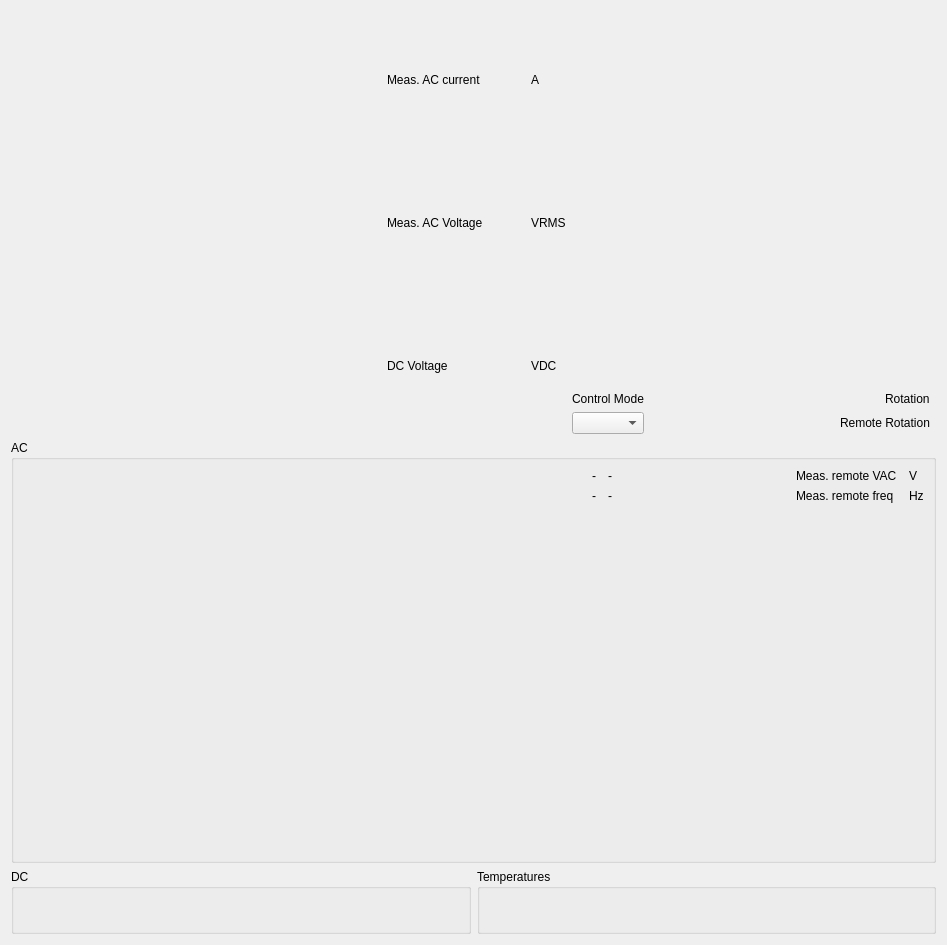
<?xml version='1.0' encoding='UTF-8'?>
<ui version="4.0">
 <class>Form</class>
 <widget class="EpcForm" name="Form">
  <property name="geometry">
   <rect>
    <x>0</x>
    <y>0</y>
    <width>947</width>
    <height>945</height>
   </rect>
  </property>
  <property name="windowTitle">
   <string>Form</string>
  </property>
  <property name="can_file" stdset="0">
   <string>EPC_DG_ID247.sym</string>
  </property>
  <property name="update_from_can_file" stdset="0">
   <bool>false</bool>
  </property>
  <layout class="QGridLayout" name="gridLayout">
   <item row="3" column="1">
    <widget class="QGroupBox" name="groupBox_2">
     <property name="title">
      <string>Temperatures</string>
     </property>
     <layout class="QGridLayout" name="gridLayout_3">
      <item row="1" column="1">
       <layout class="QVBoxLayout" name="verticalLayout_12">
        <item>
         <widget class="Scale" name="scale_10">
          <property name="signal_path" stdset="0">
           <string>StatusTemps;TempInlet_measured</string>
          </property>
          </widget>
        </item>
        <item>
         <widget class="Epc" name="epc_8">
          <property name="signal_path" stdset="0">
           <string>StatusTemps;TempInlet_measured</string>
          </property>
          <property name="label_visible" stdset="0">
           <bool>false</bool>
          </property>
         </widget>
        </item>
       </layout>
      </item>
      <item row="1" column="0">
       <layout class="QVBoxLayout" name="verticalLayout_11">
        <item>
         <widget class="Scale" name="scale_9">
          <property name="signal_path" stdset="0">
           <string>StatusTemps;TempInternal_measured</string>
          </property>
          </widget>
        </item>
        <item>
         <widget class="Epc" name="epc_7">
          <property name="signal_path" stdset="0">
           <string>StatusTemps;TempInternal_measured</string>
          </property>
          <property name="label_visible" stdset="0">
           <bool>false</bool>
          </property>
         </widget>
        </item>
       </layout>
      </item>
      <item row="0" column="0">
       <layout class="QVBoxLayout" name="verticalLayout_8">
        <item>
         <widget class="Scale" name="scale_6">
          <property name="signal_path" stdset="0">
           <string>ParameterQuery;StatusDeviceTemps;TempDeviceBrdgA_measured</string>
          </property>
          </widget>
        </item>
        <item>
         <widget class="Epc" name="epc_4">
          <property name="signal_path" stdset="0">
           <string>ParameterQuery;StatusDeviceTemps;TempDeviceBrdgA_measured</string>
          </property>
          <property name="label_visible" stdset="0">
           <bool>false</bool>
          </property>
         </widget>
        </item>
       </layout>
      </item>
      <item row="0" column="1">
       <layout class="QVBoxLayout" name="verticalLayout_9">
        <item>
         <widget class="Scale" name="scale_7">
          <property name="signal_path" stdset="0">
           <string>ParameterQuery;StatusDeviceTemps;TempDeviceBrdgB_measured</string>
          </property>
          </widget>
        </item>
        <item>
         <widget class="Epc" name="epc_5">
          <property name="signal_path" stdset="0">
           <string>ParameterQuery;StatusDeviceTemps;TempDeviceBrdgB_measured</string>
          </property>
          <property name="label_visible" stdset="0">
           <bool>false</bool>
          </property>
         </widget>
        </item>
       </layout>
      </item>
     </layout>
    </widget>
   </item>
   <item row="2" column="0" colspan="2">
    <widget class="QGroupBox" name="groupBox_4">
     <property name="title">
      <string>AC</string>
     </property>
     <layout class="QGridLayout" name="gridLayout_2">
      <item row="3" column="1">
       <widget class="CompoundScale" name="compoundscale_4">
        <property name="command_signal_path" stdset="0">
         <string>ParameterQuery;FrequencyRef;Frequency</string>
        </property>
        <property name="status_signal_path" stdset="0">
         <string>StatusAC;Frequency_measured</string>
        </property>
        </widget>
      </item>
      <item row="3" column="0">
       <widget class="CompoundScale" name="compoundscale_3">
        <property name="command_signal_path" stdset="0">
         <string>ParameterQuery;VoltageRef;Voltage</string>
        </property>
        <property name="status_signal_path" stdset="0">
         <string>StatusAC;VoltageAC_measured</string>
        </property>
        <property name="status_override_range" stdset="0">
         <bool>false</bool>
        </property>
        <property name="status_minimum" stdset="0">
         <double>165.000000000000000</double>
        </property>
        <property name="status_maximum" stdset="0">
         <double>250.000000000000000</double>
        </property>
       </widget>
      </item>
      <item row="0" column="0" colspan="2">
       <layout class="QGridLayout" name="gridLayout_6">
        <item row="0" column="5">
         <widget class="CompactEpc" name="compactepc">
          <property name="sizePolicy">
           <sizepolicy hsizetype="Fixed" vsizetype="Fixed">
            <horstretch>0</horstretch>
            <verstretch>0</verstretch>
           </sizepolicy>
          </property>
          <property name="signal_path" stdset="0">
           <string>StatusACRemote;VoltageAcRemote_measured</string>
          </property>
          <property name="label_visible" stdset="0">
           <bool>false</bool>
          </property>
          <property name="units_visible" stdset="0">
           <bool>false</bool>
          </property>
         </widget>
        </item>
        <item row="1" column="1">
         <widget class="Led" name="led_45">
          <property name="signal_path" stdset="0">
           <string>StatusBits;PowerAvailAcRemote</string>
          </property>
          <property name="label_override" stdset="0">
           <string/>
          </property>
          <property name="label_visible" stdset="0">
           <bool>true</bool>
          </property>
         </widget>
        </item>
        <item row="1" column="5">
         <widget class="CompactEpc" name="compactepc_2">
          <property name="sizePolicy">
           <sizepolicy hsizetype="Fixed" vsizetype="Fixed">
            <horstretch>0</horstretch>
            <verstretch>0</verstretch>
           </sizepolicy>
          </property>
          <property name="signal_path" stdset="0">
           <string>StatusACRemote;FrequencyRemote_measured</string>
          </property>
          <property name="label_visible" stdset="0">
           <bool>false</bool>
          </property>
          <property name="units_visible" stdset="0">
           <bool>false</bool>
          </property>
         </widget>
        </item>
        <item row="1" column="0">
         <widget class="Led" name="led_43">
          <property name="signal_path" stdset="0">
           <string>StatusBits;PowerAvailAC</string>
          </property>
          <property name="label_override" stdset="0">
           <string/>
          </property>
          <property name="label_visible" stdset="0">
           <bool>true</bool>
          </property>
         </widget>
        </item>
        <item row="1" column="6">
         <widget class="QLabel" name="label_10">
          <property name="text">
           <string>Hz</string>
          </property>
         </widget>
        </item>
        <item row="0" column="0">
         <widget class="Led" name="led_47">
          <property name="signal_path" stdset="0">
           <string>StatusBits;LineVoltageDetected</string>
          </property>
          <property name="label_override" stdset="0">
           <string/>
          </property>
          <property name="label_visible" stdset="0">
           <bool>true</bool>
          </property>
         </widget>
        </item>
        <item row="1" column="4">
         <widget class="QLabel" name="label_11">
          <property name="text">
           <string>Meas. remote freq</string>
          </property>
         </widget>
        </item>
        <item row="0" column="1">
         <widget class="Led" name="led_49">
          <property name="signal_path" stdset="0">
           <string>StatusBits;LineVoltageDetectedRemote</string>
          </property>
          <property name="label_override" stdset="0">
           <string/>
          </property>
          <property name="label_visible" stdset="0">
           <bool>true</bool>
          </property>
         </widget>
        </item>
        <item row="1" column="2">
         <spacer name="horizontalSpacer">
          <property name="orientation">
           <enum>Qt::Horizontal</enum>
          </property>
          <property name="sizeHint" stdset="0">
           <size>
            <width>0</width>
            <height>0</height>
           </size>
          </property>
         </spacer>
        </item>
        <item row="0" column="6">
         <widget class="QLabel" name="label_9">
          <property name="text">
           <string>V</string>
          </property>
         </widget>
        </item>
        <item row="0" column="4">
         <widget class="QLabel" name="label_12">
          <property name="text">
           <string>Meas. remote VAC</string>
          </property>
         </widget>
        </item>
        <item row="0" column="3" rowspan="2">
         <widget class="QStackedWidget" name="stacked_measured">
          <property name="currentIndex">
           <number>0</number>
          </property>
          <widget class="QWidget" name="page_5">
           <layout class="QGridLayout" name="gridLayout_9">
            <property name="leftMargin">
             <number>0</number>
            </property>
            <property name="topMargin">
             <number>0</number>
            </property>
            <property name="rightMargin">
             <number>0</number>
            </property>
            <property name="bottomMargin">
             <number>0</number>
            </property>
            <item row="0" column="0" alignment="Qt::AlignRight">
             <widget class="QLabel" name="label_27">
              <property name="text">
               <string>-</string>
              </property>
             </widget>
            </item>
            <item row="0" column="1">
             <widget class="CompactEpc" name="compactepc_9">
              <property name="sizePolicy">
               <sizepolicy hsizetype="Fixed" vsizetype="Fixed">
                <horstretch>0</horstretch>
                <verstretch>0</verstretch>
               </sizepolicy>
              </property>
              <property name="signal_path" stdset="0">
               <string>StatusMeasuredPower;RealPower_measured</string>
              </property>
              <property name="label_visible" stdset="0">
               <bool>false</bool>
              </property>
              <property name="units_visible" stdset="0">
               <bool>false</bool>
              </property>
             </widget>
            </item>
            <item row="0" column="2">
             <widget class="QLabel" name="label_28">
              <property name="text">
               <string>-</string>
              </property>
             </widget>
            </item>
            <item row="1" column="1">
             <widget class="CompactEpc" name="compactepc_10">
              <property name="sizePolicy">
               <sizepolicy hsizetype="Fixed" vsizetype="Fixed">
                <horstretch>0</horstretch>
                <verstretch>0</verstretch>
               </sizepolicy>
              </property>
              <property name="signal_path" stdset="0">
               <string>StatusMeasuredPower;ReactivePower_measured</string>
              </property>
              <property name="label_visible" stdset="0">
               <bool>false</bool>
              </property>
              <property name="units_visible" stdset="0">
               <bool>false</bool>
              </property>
             </widget>
            </item>
            <item row="1" column="0" alignment="Qt::AlignRight">
             <widget class="QLabel" name="label_29">
              <property name="text">
               <string>-</string>
              </property>
             </widget>
            </item>
            <item row="1" column="2">
             <widget class="QLabel" name="label_30">
              <property name="text">
               <string>-</string>
              </property>
             </widget>
            </item>
           </layout>
          </widget>
          <widget class="QWidget" name="page_6">
           <layout class="QGridLayout" name="gridLayout_10">
            <property name="leftMargin">
             <number>0</number>
            </property>
            <property name="topMargin">
             <number>0</number>
            </property>
            <property name="rightMargin">
             <number>0</number>
            </property>
            <property name="bottomMargin">
             <number>0</number>
            </property>
            <item row="1" column="1">
             <widget class="CompactEpc" name="compactepc_12">
              <property name="sizePolicy">
               <sizepolicy hsizetype="Fixed" vsizetype="Fixed">
                <horstretch>0</horstretch>
                <verstretch>0</verstretch>
               </sizepolicy>
              </property>
              <property name="signal_path" stdset="0">
               <string>StatusMeasuredCurrent;ReactiveCurrent_measured</string>
              </property>
              <property name="label_visible" stdset="0">
               <bool>false</bool>
              </property>
              <property name="units_visible" stdset="0">
               <bool>false</bool>
              </property>
             </widget>
            </item>
            <item row="0" column="0" alignment="Qt::AlignRight">
             <widget class="QLabel" name="label_31">
              <property name="text">
               <string>-</string>
              </property>
             </widget>
            </item>
            <item row="0" column="1">
             <widget class="CompactEpc" name="compactepc_11">
              <property name="sizePolicy">
               <sizepolicy hsizetype="Fixed" vsizetype="Fixed">
                <horstretch>0</horstretch>
                <verstretch>0</verstretch>
               </sizepolicy>
              </property>
              <property name="signal_path" stdset="0">
               <string>StatusMeasuredCurrent;RealCurrent_measured</string>
              </property>
              <property name="label_visible" stdset="0">
               <bool>false</bool>
              </property>
              <property name="units_visible" stdset="0">
               <bool>false</bool>
              </property>
             </widget>
            </item>
            <item row="0" column="2">
             <widget class="QLabel" name="label_32">
              <property name="text">
               <string>-</string>
              </property>
             </widget>
            </item>
            <item row="1" column="0" alignment="Qt::AlignRight">
             <widget class="QLabel" name="label_33">
              <property name="text">
               <string>-</string>
              </property>
             </widget>
            </item>
            <item row="1" column="2">
             <widget class="QLabel" name="label_34">
              <property name="text">
               <string>-</string>
              </property>
             </widget>
            </item>
           </layout>
          </widget>
         </widget>
        </item>
       </layout>
      </item>
      <item row="2" column="0" colspan="2">
       <widget class="QStackedWidget" name="stacked_command">
        <property name="currentIndex">
         <number>0</number>
        </property>
        <widget class="QWidget" name="page">
         <layout class="QHBoxLayout" name="horizontalLayout">
          <property name="leftMargin">
           <number>0</number>
          </property>
          <property name="topMargin">
           <number>0</number>
          </property>
          <property name="rightMargin">
           <number>0</number>
          </property>
          <property name="bottomMargin">
           <number>0</number>
          </property>
          <item>
           <widget class="CompoundScale" name="real_power_command">
            <property name="command_signal_path" stdset="0">
             <string>ProcessToInverter;CommandPower;RealPower</string>
            </property>
            <property name="echo_signal_path" stdset="0">
             <string>StatusCommandedPower;RealPower_echo</string>
            </property>
            <property name="status_signal_path" stdset="0">
             <string>StatusMeasuredPower;RealPower_measured</string>
            </property>
            </widget>
          </item>
          <item>
           <widget class="CompoundScale" name="reactive_power_command">
            <property name="command_signal_path" stdset="0">
             <string>ProcessToInverter;CommandPower;ReactivePower</string>
            </property>
            <property name="echo_signal_path" stdset="0">
             <string>StatusCommandedPower;ReactivePower_echo</string>
            </property>
            <property name="status_signal_path" stdset="0">
             <string>StatusMeasuredPower;ReactivePower_measured</string>
            </property>
            </widget>
          </item>
         </layout>
        </widget>
        <widget class="QWidget" name="page_2">
         <layout class="QHBoxLayout" name="horizontalLayout_2">
          <property name="leftMargin">
           <number>0</number>
          </property>
          <property name="topMargin">
           <number>0</number>
          </property>
          <property name="rightMargin">
           <number>0</number>
          </property>
          <property name="bottomMargin">
           <number>0</number>
          </property>
          <item>
           <widget class="CompoundScale" name="real_current_command">
            <property name="command_signal_path" stdset="0">
             <string>ProcessToInverter;CommandCurrent;RealCurrent</string>
            </property>
            <property name="echo_signal_path" stdset="0">
             <string>StatusCommandedCurrent;RealCurrent_echo</string>
            </property>
            <property name="status_signal_path" stdset="0">
             <string>StatusMeasuredCurrent;RealCurrent_measured</string>
            </property>
            </widget>
          </item>
          <item>
           <widget class="CompoundScale" name="reactive_current_command">
            <property name="command_signal_path" stdset="0">
             <string>ProcessToInverter;CommandCurrent;ReactiveCurrent</string>
            </property>
            <property name="echo_signal_path" stdset="0">
             <string>StatusCommandedCurrent;ReactiveCurrent_echo</string>
            </property>
            <property name="status_signal_path" stdset="0">
             <string>StatusMeasuredCurrent;ReactiveCurrent_measured</string>
            </property>
            </widget>
          </item>
         </layout>
        </widget>
        <widget class="QWidget" name="page_3">
         <layout class="QHBoxLayout" name="horizontalLayout_3">
          <item>
           <widget class="CompoundScale" name="dc_current_limit_command">
            <property name="command_signal_path" stdset="0">
             <string>ProcessToInverter;CommandDcControl;dcCurrentLimit</string>
            </property>
            <property name="echo_signal_path" stdset="0">
             <string>StatusCommandedDcControl;dcCurrentLimit_echo</string>
            </property>
            <property name="status_signal_path" stdset="0">
             <string>StatusDCParameters;CurrentDC_measured</string>
            </property>
           </widget>
          </item>
          <item>
           <widget class="CompoundScale" name="dc_voltage_limit_command">
            <property name="command_signal_path" stdset="0">
             <string>ProcessToInverter;CommandDcControl;dcVoltageLimit</string>
            </property>
            <property name="echo_signal_path" stdset="0">
             <string>StatusCommandedDcControl;dcVoltageLimit_echo</string>
            </property>
            <property name="status_signal_path" stdset="0">
             <string>StatusDCParameters;VoltageDCBus_measured</string>
            </property>
           </widget>
          </item>
         </layout>
        </widget>
       </widget>
      </item>
     </layout>
    </widget>
   </item>
   <item row="3" column="0">
    <widget class="QGroupBox" name="groupBox_5">
     <property name="sizePolicy">
      <sizepolicy hsizetype="Preferred" vsizetype="Preferred">
       <horstretch>0</horstretch>
       <verstretch>0</verstretch>
      </sizepolicy>
     </property>
     <property name="title">
      <string>DC</string>
     </property>
     <layout class="QVBoxLayout" name="verticalLayout">
      <item>
       <widget class="Led" name="led_44">
        <property name="signal_path" stdset="0">
         <string>StatusBits;PowerAvailDC</string>
        </property>
        <property name="label_override" stdset="0">
         <string/>
        </property>
        <property name="label_visible" stdset="0">
         <bool>true</bool>
        </property>
       </widget>
      </item>
      <item>
       <layout class="QVBoxLayout" name="verticalLayout_6">
        <item>
         <widget class="Scale" name="scale_8">
          <property name="signal_path" stdset="0">
           <string>StatusDCParameters;VoltageDCBus_measured</string>
          </property>
          </widget>
        </item>
        <item>
         <widget class="Epc" name="epc_2">
          <property name="signal_path" stdset="0">
           <string>StatusDCParameters;VoltageDCBus_measured</string>
          </property>
          <property name="label_visible" stdset="0">
           <bool>false</bool>
          </property>
         </widget>
        </item>
       </layout>
      </item>
      <item>
       <layout class="QVBoxLayout" name="verticalLayout_5">
        <item>
         <widget class="Scale" name="scale_5">
          <property name="signal_path" stdset="0">
           <string>StatusDCParameters;CurrentDC_measured</string>
          </property>
          </widget>
        </item>
        <item>
         <widget class="Epc" name="epc">
          <property name="signal_path" stdset="0">
           <string>StatusDCParameters;CurrentDC_measured</string>
          </property>
          <property name="label_visible" stdset="0">
           <bool>false</bool>
          </property>
         </widget>
        </item>
       </layout>
      </item>
     </layout>
    </widget>
   </item>
   <item row="1" column="0" colspan="2">
    <layout class="QGridLayout" name="gridLayout_5">
     <item row="2" column="0" colspan="3">
      <layout class="QVBoxLayout" name="verticalLayout_3">
       <item>
        <widget class="Led" name="led_48">
         <property name="signal_path" stdset="0">
          <string>StatusBits;PowerCircuitEnabled</string>
         </property>
         <property name="label_override" stdset="0">
          <string/>
         </property>
         <property name="label_visible" stdset="0">
          <bool>true</bool>
         </property>
        </widget>
       </item>
       <item>
        <widget class="Led" name="led">
         <property name="signal_path" stdset="0">
          <string>StatusBits;DI4</string>
         </property>
         <property name="label_override" stdset="0">
          <string>Pump Running</string>
         </property>
         <property name="automatic_off_color" stdset="0">
          <bool>false</bool>
         </property>
         <property name="manual_off_color" stdset="0">
          <color>
           <red>192</red>
           <green>32</green>
           <blue>32</blue>
          </color>
         </property>
        </widget>
       </item>
       <item>
        <widget class="Led" name="led_2">
         <property name="signal_path" stdset="0">
          <string>ParameterQuery;DataloggerStatus;DataloggerRecording</string>
         </property>
         </widget>
       </item>
       <item>
        <spacer name="verticalSpacer">
         <property name="orientation">
          <enum>Qt::Vertical</enum>
         </property>
         <property name="sizeHint" stdset="0">
          <size>
           <width>0</width>
           <height>0</height>
          </size>
         </property>
        </spacer>
       </item>
      </layout>
     </item>
     <item row="0" column="3" rowspan="3">
      <layout class="QGridLayout" name="gridLayout_4">
       <item row="0" column="1">
        <widget class="Lcd" name="lcd">
         <property name="sizePolicy">
          <sizepolicy hsizetype="Minimum" vsizetype="Preferred">
           <horstretch>0</horstretch>
           <verstretch>0</verstretch>
          </sizepolicy>
         </property>
         <property name="signal_path" stdset="0">
          <string>StatusAC;CurrentAC_measured</string>
         </property>
         <property name="label_visible" stdset="0">
          <bool>false</bool>
         </property>
         <property name="units_visible" stdset="0">
          <bool>false</bool>
         </property>
        </widget>
       </item>
       <item row="0" column="0">
        <widget class="QLabel" name="label">
         <property name="text">
          <string>Meas. AC current</string>
         </property>
        </widget>
       </item>
       <item row="2" column="1">
        <widget class="Lcd" name="lcd_3">
         <property name="sizePolicy">
          <sizepolicy hsizetype="Minimum" vsizetype="Preferred">
           <horstretch>0</horstretch>
           <verstretch>0</verstretch>
          </sizepolicy>
         </property>
         <property name="signal_path" stdset="0">
          <string>StatusDCParameters;VoltageDCBus_measured</string>
         </property>
         <property name="label_visible" stdset="0">
          <bool>false</bool>
         </property>
         <property name="units_visible" stdset="0">
          <bool>false</bool>
         </property>
        </widget>
       </item>
       <item row="2" column="0">
        <widget class="QLabel" name="label_3">
         <property name="text">
          <string>DC Voltage</string>
         </property>
        </widget>
       </item>
       <item row="1" column="0">
        <widget class="QLabel" name="label_2">
         <property name="text">
          <string>Meas. AC Voltage</string>
         </property>
        </widget>
       </item>
       <item row="1" column="1">
        <widget class="Lcd" name="lcd_2">
         <property name="sizePolicy">
          <sizepolicy hsizetype="Minimum" vsizetype="Preferred">
           <horstretch>0</horstretch>
           <verstretch>0</verstretch>
          </sizepolicy>
         </property>
         <property name="signal_path" stdset="0">
          <string>StatusAC;VoltageAC_measured</string>
         </property>
         <property name="label_visible" stdset="0">
          <bool>false</bool>
         </property>
         <property name="units_visible" stdset="0">
          <bool>false</bool>
         </property>
        </widget>
       </item>
       <item row="2" column="2">
        <widget class="QLabel" name="label_4">
         <property name="text">
          <string>VDC</string>
         </property>
        </widget>
       </item>
       <item row="1" column="2">
        <widget class="QLabel" name="label_5">
         <property name="text">
          <string>VRMS</string>
         </property>
        </widget>
       </item>
       <item row="0" column="2">
        <widget class="QLabel" name="label_6">
         <property name="text">
          <string>A</string>
         </property>
        </widget>
       </item>
      </layout>
     </item>
     <item row="0" column="0" rowspan="2">
      <widget class="CompoundToggle" name="compoundtoggle_5">
       <property name="box_title" stdset="0">
        <string>Enable</string>
       </property>
       <property name="command_signal_path" stdset="0">
        <string>ProcessToInverter;CommandModeControl;Enable</string>
       </property>
       <property name="status_signal_path" stdset="0">
        <string>StatusBits;Enable_echo</string>
       </property>
       <property name="status_off_on_color" stdset="0">
        <color>
         <red>192</red>
         <green>32</green>
         <blue>32</blue>
        </color>
       </property>
      </widget>
     </item>
     <item row="0" column="4" rowspan="2">
      <widget class="CompoundToggle" name="compoundtoggle_4">
       <property name="box_title" stdset="0">
        <string>Phase Rotation</string>
       </property>
       <property name="command_signal_path" stdset="0">
        <string>ParameterQuery;AfeConfig;PhaseRotation</string>
       </property>
       <property name="status_signal_path" stdset="0">
        <string>ParameterQuery;AfeConfig;PhaseRotation</string>
       </property>
       </widget>
     </item>
     <item row="1" column="1">
      <widget class="Led" name="led_26">
       <property name="sizePolicy">
        <sizepolicy hsizetype="Fixed" vsizetype="Fixed">
         <horstretch>0</horstretch>
         <verstretch>0</verstretch>
        </sizepolicy>
       </property>
       <property name="signal_path" stdset="0">
        <string>ParameterQuery;StatusFaults2;GeneralFault</string>
       </property>
       <property name="label_visible" stdset="0">
        <bool>false</bool>
       </property>
       <property name="automatic_off_color" stdset="0">
        <bool>false</bool>
       </property>
       <property name="on_color" stdset="0">
        <color>
         <red>192</red>
         <green>32</green>
         <blue>32</blue>
        </color>
       </property>
       <property name="manual_off_color" stdset="0">
        <color>
         <red>32</red>
         <green>192</green>
         <blue>32</blue>
        </color>
       </property>
      </widget>
     </item>
     <item row="0" column="5" rowspan="2">
      <widget class="CompoundToggle" name="compoundtoggle_6">
       <property name="box_title" stdset="0">
        <string>Phase Mode</string>
       </property>
       <property name="command_signal_path" stdset="0">
        <string>ParameterQuery;AfeConfig;EnableSplitPhase</string>
       </property>
       <property name="status_signal_path" stdset="0">
        <string>ParameterQuery;AfeConfig;EnableSplitPhase</string>
       </property>
       </widget>
     </item>
     <item row="0" column="1" colspan="2">
      <widget class="Enum" name="enum_7">
       <property name="sizePolicy">
        <sizepolicy hsizetype="Fixed" vsizetype="Fixed">
         <horstretch>0</horstretch>
         <verstretch>0</verstretch>
        </sizepolicy>
       </property>
       <property name="signal_path" stdset="0">
        <string>StatusBits;State</string>
       </property>
       <property name="tx" stdset="0">
        <bool>false</bool>
       </property>
       <property name="blue" stdset="0">
        <string>State</string>
       </property>
      </widget>
     </item>
     <item row="1" column="2">
      <widget class="Button" name="button_2">
       <property name="signal_path" stdset="0">
        <string>ProcessToInverter;CommandModeControl;FaultClear</string>
       </property>
       <property name="label_visible" stdset="0">
        <bool>false</bool>
       </property>
       <property name="tx" stdset="0">
        <bool>true</bool>
       </property>
      </widget>
     </item>
     <item row="2" column="4" colspan="2">
      <layout class="QGridLayout" name="gridLayout_8">
       <item row="0" column="1">
        <spacer name="verticalSpacer_3">
         <property name="orientation">
          <enum>Qt::Vertical</enum>
         </property>
         <property name="sizeHint" stdset="0">
          <size>
           <width>0</width>
           <height>0</height>
          </size>
         </property>
        </spacer>
       </item>
       <item row="2" column="1">
        <spacer name="horizontalSpacer_3">
         <property name="orientation">
          <enum>Qt::Horizontal</enum>
         </property>
         <property name="sizeHint" stdset="0">
          <size>
           <width>0</width>
           <height>0</height>
          </size>
         </property>
        </spacer>
       </item>
       <item row="1" column="0">
        <widget class="QLabel" name="label_7">
         <property name="text">
          <string>Control Mode</string>
         </property>
        </widget>
       </item>
       <item row="1" column="2" alignment="Qt::AlignRight">
        <widget class="QLabel" name="label_13">
         <property name="text">
          <string>Rotation</string>
         </property>
        </widget>
       </item>
       <item row="2" column="0">
        <widget class="QComboBox" name="power_current_combo"/>
       </item>
       <item row="2" column="2" alignment="Qt::AlignRight">
        <widget class="QLabel" name="label_14">
         <property name="text">
          <string>Remote Rotation</string>
         </property>
        </widget>
       </item>
       <item row="2" column="3">
        <widget class="CompactEpc" name="compactepc_3">
         <property name="sizePolicy">
          <sizepolicy hsizetype="Fixed" vsizetype="Fixed">
           <horstretch>0</horstretch>
           <verstretch>0</verstretch>
          </sizepolicy>
         </property>
         <property name="signal_path" stdset="0">
          <string>StatusBits;PhaseRotationRemote</string>
         </property>
         <property name="label_visible" stdset="0">
          <bool>false</bool>
         </property>
        </widget>
       </item>
       <item row="1" column="3">
        <widget class="CompactEpc" name="compactepc_2">
         <property name="sizePolicy">
          <sizepolicy hsizetype="Fixed" vsizetype="Fixed">
           <horstretch>0</horstretch>
           <verstretch>0</verstretch>
          </sizepolicy>
         </property>
         <property name="signal_path" stdset="0">
          <string>StatusBits;PhaseRotation</string>
         </property>
         <property name="label_visible" stdset="0">
          <bool>false</bool>
         </property>
        </widget>
       </item>
      </layout>
     </item>
    </layout>
   </item>
  </layout>
 </widget>
 <customwidgets>
  <customwidget>
   <class>CompoundScale</class>
   <extends>QWidget</extends>
   <header>epyqlib.compoundscale</header>
  </customwidget>
  <customwidget>
   <class>CompoundToggle</class>
   <extends>QWidget</extends>
   <header>epyqlib.compoundtoggle</header>
  </customwidget>
  <customwidget>
   <class>EpcForm</class>
   <extends>QWidget</extends>
   <header>epyqlib.form</header>
   <container>1</container>
  </customwidget>
  <customwidget>
   <class>Button</class>
   <extends>QWidget</extends>
   <header>epyqlib.widgets.button</header>
  </customwidget>
  <customwidget>
   <class>CompactEpc</class>
   <extends>Epc</extends>
   <header>epyqlib.widgets.compactepc</header>
  </customwidget>
  <customwidget>
   <class>Enum</class>
   <extends>QWidget</extends>
   <header>epyqlib.widgets.enum</header>
  </customwidget>
  <customwidget>
   <class>Epc</class>
   <extends>QWidget</extends>
   <header>epyqlib.widgets.epc</header>
  </customwidget>
  <customwidget>
   <class>Lcd</class>
   <extends>QWidget</extends>
   <header>epyqlib.widgets.lcd</header>
  </customwidget>
  <customwidget>
   <class>Led</class>
   <extends>QWidget</extends>
   <header>epyqlib.widgets.led</header>
  </customwidget>
  <customwidget>
   <class>Scale</class>
   <extends>QWidget</extends>
   <header>epyqlib.widgets.scale</header>
  </customwidget>
 </customwidgets>
 <resources/>
 <connections/>
</ui>
